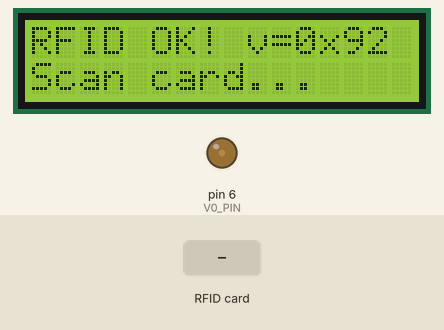
Recording of a sketch running on a simulated Arduino Uno, built with avr-gcc and run on an emulated ATmega328P. On the bench: 16×2 character LCD, output pins drawn as LEDs (lit = HIGH). The inputs (shaded band) are chosen by the test bench. Pins used as bus, display or sensor lines are not drawn; what the sketch prints to the serial monitor is not drawn.

Above: at 1.4 s.
1.5 s: RFID card A1 B2 C3 D4 held to the reader
At 2.9 s:
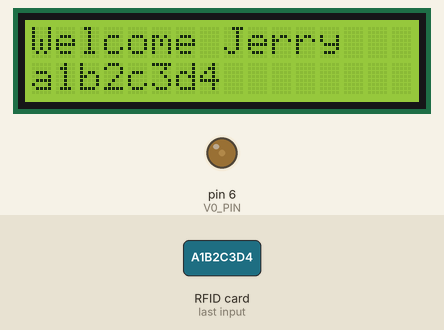
At 4.27 s:
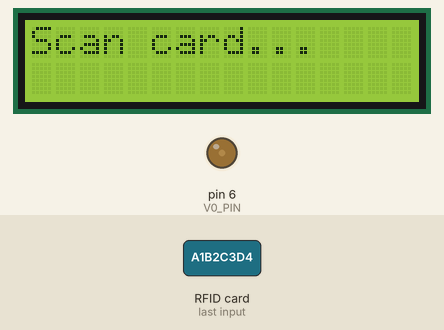
4.5 s: RFID card 5E 7A 19 C4 held to the reader
At 4.8 s:
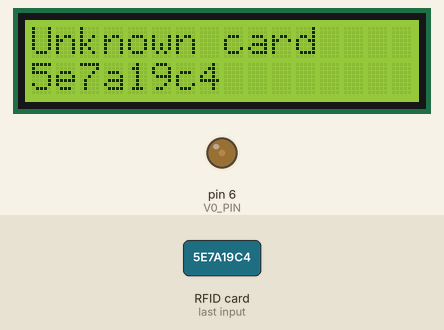
Timing chart, 0 to 7.5 s (numbered marks = the images above; inputs shaded):
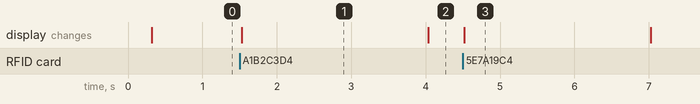

The sketch:

uno_lcd_rfid.ino
```cpp
/*
  Arduino Uno + LCD1602(4位并口) + RC522 门禁显示版
  --------------------------------------------------
  开机:LCD 自检并显示 RFID 状态(OK = 模块通了;NOT FOUND = 接线/焊接问题)
  刷卡:认识的卡显示 "Welcome 名字",陌生卡显示 "Unknown card" + 卡号
  (LCD1602 只能显示英文/数字,显示不了中文 —— 硬件字库限制)

  接线:
    LCD: RS=8  E=7  D4=5  D5=4  D6=3  D7=2  V0=6(PWM对比度)
         VDD=5V  RW=GND  GND=GND  BLA=3.3V  BLK=GND
    RC522: SDA=10  SCK=13  MOSI=11  MISO=12  RST=9  VCC=3.3V  GND=GND
*/
#include <SPI.h>
#define MFRC522_SPICLOCK (250000u)   // SPI降速到250kHz:接线不完美时更稳(默认4MHz)
#include <MFRC522.h>
#include <LiquidCrystal.h>

#define SS_PIN 10
#define RST_PIN 9
#define V0_PIN 6          // LCD 对比度(PWM)
#define CONTRAST 40       // 字泡在黑块里=调大;字太淡看不见=调小(0~255)

LiquidCrystal lcd(8, 7, 5, 4, 3, 2);   // RS, E, D4, D5, D6, D7
MFRC522 rfid(SS_PIN, RST_PIN);

// ===== 白名单:刷一次卡,LCD会显示卡号,把卡号抄到这里、起个英文名字 =====
struct Card { const char* uid; const char* name; };
Card KNOWN[] = {
  {"a1b2c3d4", "Jerry"},   // <- 换成你的卡号和名字(名字用英文)
};
const int KNOWN_LEN = sizeof(KNOWN) / sizeof(KNOWN[0]);

String uidToString(MFRC522::Uid uid) {
  String s = "";
  for (byte i = 0; i < uid.size; i++) {
    if (uid.uidByte[i] < 0x10) s += "0";
    s += String(uid.uidByte[i], HEX);
  }
  s.toLowerCase();
  return s;
}

const char* lookupName(String uid) {
  for (int i = 0; i < KNOWN_LEN; i++)
    if (uid == KNOWN[i].uid) return KNOWN[i].name;
  return nullptr;
}

void setup() {
  Serial.begin(9600);
  pinMode(V0_PIN, OUTPUT);
  analogWrite(V0_PIN, CONTRAST);

  lcd.begin(16, 2);
  lcd.print("Access Control");

  SPI.begin();
  rfid.PCD_Init();
  delay(100);
}

bool rfidOk = false;   // 通了之后才进入刷卡模式

void loop() {
  // ===== 实时自检模式:每0.5秒测一次,屏幕实时显示 =====
  // 用手按压/晃动每根线和排针,盯着屏幕:哪个动作让它变OK,问题就在哪
  if (!rfidOk) {
    byte v = rfid.PCD_ReadRegister(MFRC522::VersionReg);
    Serial.print("VersionReg=0x"); Serial.println(v, HEX);
    lcd.setCursor(0, 1);
    if (v == 0x00 || v == 0xFF) {
      lcd.print("RFID:NOT FOUND! ");
    } else {
      rfidOk = true;
      rfid.PCD_Init();          // 通了,正式初始化一次
      delay(50);
      lcd.clear();
      lcd.print("RFID OK! v=0x");
      lcd.print(v, HEX);
      lcd.setCursor(0, 1);
      lcd.print("Scan card...");
    }
    delay(500);
    return;
  }

  // ===== 刷卡模式 =====
  // 每3秒复查一次连接稳定性,掉线立刻回到自检模式并报告
  static unsigned long lastCheck = 0;
  if (millis() - lastCheck > 3000) {
    lastCheck = millis();
    byte v = rfid.PCD_ReadRegister(MFRC522::VersionReg);
    Serial.print("心跳 VersionReg=0x"); Serial.println(v, HEX);
    if (v == 0x00 || v == 0xFF) {
      rfidOk = false;
      lcd.clear();
      lcd.print("RFID LOST!");
      return;
    }
  }
  if (!rfid.PICC_IsNewCardPresent() || !rfid.PICC_ReadCardSerial()) return;

  String uid = uidToString(rfid.uid);
  rfid.PICC_HaltA();
  rfid.PCD_StopCrypto1();
  Serial.println("UID: " + uid);

  lcd.clear();
  const char* name = lookupName(uid);
  if (name) {
    lcd.print("Welcome ");
    lcd.print(name);
  } else {
    lcd.print("Unknown card");
  }
  lcd.setCursor(0, 1);
  lcd.print(uid);          // 第二行永远显示卡号,方便你抄下来填白名单

  delay(2500);
  lcd.clear();
  lcd.print("Scan card...");
}
```

Measured:
- after the input at 1.5 s, the display: changes at once (image 1)
- after the input at 4.5 s, the display: changes at once (image 3)
- what the display in image 1 shows lasts 2.5 s, from 1.5 s to 4.0 s
